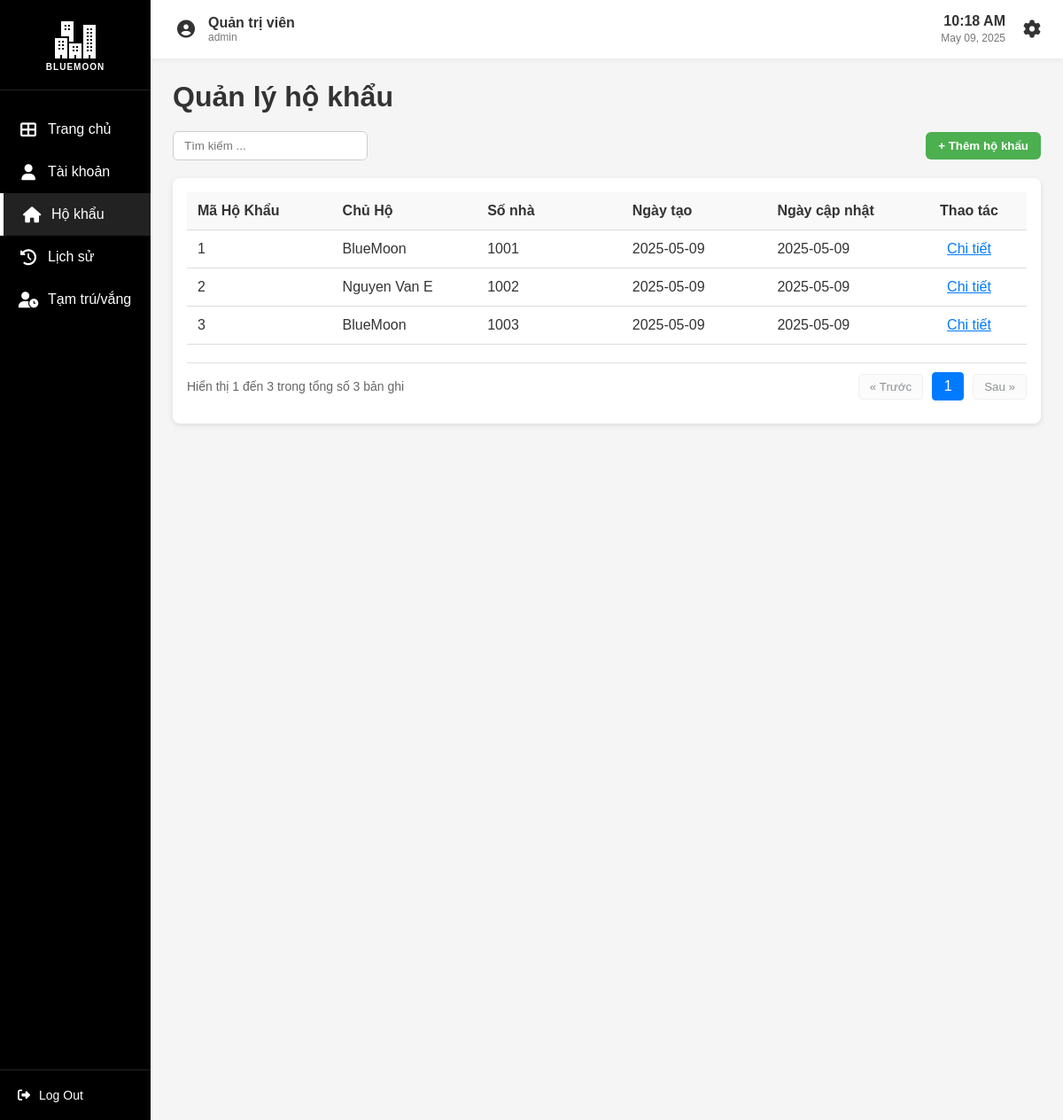
/hokhau (signed in), run on the app's committed database.
### app/model.py (models this page shows, shortened)
class TaiKhoan(db.Model, UserMixin):
    __tablename__ = 'taikhoan'
    id = db.Column(db.Integer, primary_key=True)
    username = db.Column(db.String(50), unique=True, nullable=False)
    password = db.Column(db.String(100), nullable=False)
    vaiTro = db.Column(db.String(50))
    hoTen = db.Column(db.String(100))
    nopphis = db.relationship('NopPhi', backref='taikhoan', lazy=True)

class HoKhau(db.Model):
    __tablename__ = 'hokhau'
    maHoKhau = db.Column(db.Integer, primary_key=True)
    chuHo = db.Column(db.Integer, nullable=False)
    soNha = db.Column(db.String(25), nullable=False)
    ngayLap = db.Column(db.Date)
    ngayCapNhat = db.Column(db.Date)
    lichsuhokhau = db.relationship('LichSuHoKhau', backref='hokhau', lazy=True)
    nhankhau = db.relationship('NhanKhau', backref='hokhau', lazy=True)

class NhanKhau(db.Model):
    __tablename__ = 'nhankhau'
    maNhanKhau = db.Column(db.Integer, primary_key=True)
    hoTen = db.Column(db.String(100), nullable=False)
    ngaySinh = db.Column(db.Date)
    gioiTinh = db.Column(db.String(10))
    quocTich = db.Column(db.String(100))
    noiSinh = db.Column(db.String(100))
    cmnd = db.Column(db.String(25))
    qhVoiChuHo = db.Column(db.String(50))
    trangThai = db.Column(db.String(50))        # 'Thường trú', 'Tạm trú', 'Tạm vắng'
    maHoKhau = db.Column(db.Integer, db.ForeignKey('hokhau.maHoKhau'))
    lichsuhokhau = db.relationship('LichSuHoKhau', backref='nhankhau', lazy=True)
    tamtrutamvang = db.relationship('TamTruTamVang', backref='nhankhau', lazy=True)

### app/routes/hokhau_routes.py (the view)
@hk.route('/hokhau', methods=['GET'])
@login_required
def hokhau():
    hokhaus = HoKhauService.get_all_hokhaus()
    nhankhaus = NhanKhauService.get_all_nhankhau()
    return render_template('hokhau.html', hokhaus=hokhaus, nhankhaus=nhankhaus)

### app/services/hokhau_service.py (called while the page is built)
    @staticmethod
    def get_all_hokhaus():
        return HoKhau.query.all()

    @staticmethod
    def get_all_nhankhau():
        return NhanKhau.query.all()

### app/templates/hokhau.html (shortened to what this page needs)
{% extends "base.html" %}
{% block extra_css %}
<link rel="stylesheet" href="/static/css/hokhau.css">
{% endblock %}
{% block content %}
<div class="container">
    <h1>Quản lý hộ khẩu</h1>
    <div class="search-container">
        <input type="text" id="searchInput" class="search-box" placeholder="Tìm kiếm ...">
        <button class="add-button" onclick="openAddModal()">+ Thêm hộ khẩu</button>
    </div>
    <div class="card">
        <table class="account-table">
            <thead>
                <tr>
                    <th>Mã Hộ Khẩu</th>
                    <th>Chủ Hộ</th>
                    <th>Số nhà</th>
                    <th>Ngày tạo</th>
                    <th>Ngày cập nhật</th>
                    <th class="action-column">Thao tác</th>
                </tr>
            </thead>
            <tbody id="hokhau-table-body">
                {% for hokhau in hokhaus %}
                <tr class="hokhau-row" data-index="{{ loop.index0 }}">
                    <td>{{ hokhau.maHoKhau }}</td>
                    <td>
                        {% if hokhau.chuHo == 0 %}
                            BlueMoon
                        {% else %}
                            {% for nhankhau in nhankhaus %}
                                {% if nhankhau.maNhanKhau == hokhau.chuHo %}
                                    {{ nhankhau.hoTen }}
                                {% endif %}
                            {% endfor %}
                        {% endif %}
                    </td>
                    <td>{{ hokhau.soNha }}</td>
                    <td>{{ hokhau.ngayLap }}</td>
                    <td>{{ hokhau.ngayCapNhat }}</td>
                    <td class="action-column">
                        <a href="{{ url_for('hk.hokhau_chitiet', maHoKhau=hokhau.maHoKhau) }}" class="action-button">
                            Chi tiết
                        </a>
                    </td>
                </tr>
                {% endfor %}
            </tbody>
        </table>
        <div class="pagination-container">
            <div class="pagination-info">
                Hiển thị <span id="start-record">1</span> đến <span id="end-record">10</span> trong tổng số <span id="total-records">{{ hokhaus|length }}</span> bản ghi
            </div>
            <div class="pagination-controls">
                <button id="prev-page" class="pagination-button" disabled>&laquo; Trước</button>
                <div id="page-numbers" class="page-numbers">
                </div>
                <button id="next-page" class="pagination-button">Sau &raquo;</button>
            </div>
        </div>
    </div>
</div>
{% endblock %}

### app/templates/base.html (shortened to what this page needs)
<!DOCTYPE html>
<html lang="en">
<head>
    <link rel="stylesheet" href="/static/css/base.css">
    <link rel="stylesheet" href="https://cdnjs.cloudflare.com/ajax/libs/font-awesome/6.4.0/css/all.min.css">
    {% block extra_css %}{% endblock %}
</head>
<body>
    <div class="container">
        <div class="sidebar">
            <div class="logo">
                <img src="/static/images/apartment_white.png" alt="BlueMoon">
                <div class="logo-text"><span class="library-text">BLUEMOON</span></div>
            </div>
            <nav class="sidebar-menu">
                <ul>
                    <li>
                        <a href="{{ url_for('auth.home') }}" class="menu-item {% if request.endpoint == 'auth.home' %}active{% endif %}">
                            <i class="fas fa-th-large"></i>
                            <span>Trang chủ</span>
                        </a>
                    </li>
                    {% if current_user.vaiTro == 'admin' %}
                        <li>
                            <a href="{{ url_for('user.taikhoan') }}" class="menu-item {% if request.endpoint == 'user.taikhoan' %}active{% endif %}">
                                <i class="fas fa-user"></i>
                                <span>Tài khoản</span>
                            </a>
                        </li>
                        <li>
                            <a href="{{ url_for('hk.hokhau') }}" class="menu-item {% if request.endpoint == 'hk.hokhau' %}active{% endif %}">
                                <i class="fas fa-house"></i>
                                <span>Hộ khẩu</span>
                            </a>
                        </li>
                        <li>
                            <a href="{{ url_for('hk.lichsuhokhau') }}" class="menu-item {% if request.endpoint == 'hk.lichsuhokhau' %}active{% endif %}">
                                <i class="fas fa-history"></i>
                                <span>Lịch sử</span>
                            </a>
                        </li>
                        <li>
                            <a href="{{ url_for('hk.tamtrutamvang') }}" class="menu-item {% if request.endpoint == 'hk.tamtrutamvang' %}active{% endif %}">
                                <i class="fas fa-user-clock"></i>
                                <span>Tạm trú/vắng</span>
                            </a>
                        </li>
                    {% endif %}
                </ul>
            </nav>
            <div class="sidebar-footer">
                <a href="{{ url_for('auth.logout') }}" class="logout-btn">
                    <i class="fas fa-sign-out-alt"></i>
                    <span>Log Out</span>
                </a>
            </div>
        </div>
        <div class="main-content">
            <header class="top-header">
                <div class="user-info">
                    <div class="user-avatar">
                        <i class="fas fa-user-circle"></i>
                    </div>
                    <div class="user-details">
                        <div class="user-name">{{ current_user.hoTen if current_user else 'KháchKhách' }}</div>
                        <div class="user-role">{{ current_user.vaiTro if current_user else '' }}</div>
                    </div>
                </div>
                <div class="header-right">
                    <div class="datetime">
                        <span class="time">{{ current_time }}</span>
                        <span class="date">{{ current_date }}</span>
                    </div>
                    <div class="settings">
                        <a href="#">
                            <i class="fas fa-cog"></i>
                        </a>
                    </div>
                </div>
            </header>
            <div class="content">
                {% block content %}{% endblock %}
            </div>
        </div>
    </div>
</body>
</html>

### app/static/css/base.css (style rules this page uses)
* { margin: 0; padding: 0; box-sizing: border-box; font-family: 'Arial', sans-serif; }
body { background-color: #f5f5f5; color: #333; }
.container { display: flex; height: 100vh; width: 100%; }
.sidebar { width: 170px; height: 100vh; background-color: #000; color: white; display: flex; flex-direction: column; position: fixed; left: 0; top: 0; }
.logo { padding: 20px 15px; border-bottom: 1px solid #222; display: flex; flex-direction: column; align-items: center; text-align: center; }
.logo img { width: 50px; margin-bottom: 5px; }
.logo-text { font-size: 18px; font-weight: bold; color: white; display: block; }
.library-text { font-size: 10px; display: block; margin-top: -5px; text-transform: uppercase; letter-spacing: 1px; }
.sidebar-menu { flex-grow: 1; padding-top: 20px; }
.sidebar-menu ul { list-style: none; }
.menu-item { display: flex; align-items: center; padding: 15px 20px; color: white; text-decoration: none; transition: all 0.3s; }
.menu-item:hover, .menu-item.active { background-color: #222; border-left: 4px solid #fff; }
.menu-item i { margin-right: 10px; font-size: 18px; width: 24px; text-align: center; }
.sidebar-footer { padding: 20px; border-top: 1px solid #222; }
.logout-btn { display: flex; align-items: center; color: white; text-decoration: none; font-size: 14px; }
.logout-btn i { margin-right: 10px; }
.main-content { flex-grow: 1; margin-left: 170px; width: calc(100% - 170px); overflow-y: auto; }
.top-header { background-color: #fff; padding: 15px 25px; display: flex; justify-content: space-between; align-items: center; box-shadow: 0 2px 5px rgba(0,0,0,0.05); }
.user-info { display: flex; align-items: center; }
.user-avatar { width: 30px; height: 30px; border-radius: 50%; margin-right: 10px; display: flex; align-items: center; justify-content: center; color: #333; font-size: 20px; }
.user-details { display: flex; flex-direction: column; }
.user-name { font-weight: bold; font-size: 16px; }
.user-role { font-size: 12px; color: #777; }
.header-right { display: flex; align-items: center; }
.datetime { margin-right: 20px; text-align: right; }
.time { font-weight: bold; font-size: 16px; display: block; }
.date { font-size: 12px; color: #777; }
.settings i { font-size: 20px; color: #333; }
.content { padding: 25px; }

### app/static/css/hokhau.css (style rules this page uses)
.search-container { margin-top: 20px; display: flex; gap: 10px; align-items: center; }
.search-box { padding: 8px 12px; width: 220px; border: 1px solid #ccc; border-radius: 6px; }
.add-button { margin-left: auto; background-color: #4CAF50; color: white; padding: 8px 14px; border: none; border-radius: 6px; cursor: pointer; font-weight: bold; }
.card { width: 100%; background-color: #fff; padding: 16px; border-radius: 8px; box-shadow: 0 2px 6px rgba(0,0,0,0.1); margin-top: 20px; }
.account-table { width: 100%; border-collapse: collapse; table-layout: fixed; }
.account-table th, .account-table td { padding: 12px; border-bottom: 1px solid #ddd; text-align: left; white-space: nowrap; overflow: hidden; text-overflow: ellipsis; }
.account-table th { background-color: #f9f9f9; font-weight: 600; }
.account-table th.action-column, .account-table td.action-column { width: 130px; text-align: center; }
.action-column { text-align: center; width: 80px; gap: 4px; }
.action-button { background: none; border: none; cursor: pointer; font-size: 16px; color: #007bff; }
.container { display: flex; flex-direction: column; height: 100vh; width: 100%; }
.pagination-container { display: flex; justify-content: space-between; align-items: center; margin-top: 20px; padding: 10px 0; border-top: 1px solid #e0e0e0; }
.pagination-info { font-size: 14px; color: #666; }
.pagination-controls { display: flex; align-items: center; gap: 10px; }
.pagination-button { padding: 6px 12px; background-color: #f8f9fa; border: 1px solid #dee2e6; border-radius: 4px; cursor: pointer; color: #212529; transition: background-color 0.2s; }
.pagination-button:disabled { opacity: 0.5; cursor: not-allowed; }
.page-numbers { display: flex; gap: 5px; }
.hokhau-row { display: none; }
.hokhau-row.visible { display: table-row; }

### data on the page
TaiKhoan: hoTen "Quản trị viên", vaiTro "admin"
HoKhau: maHoKhau "1", chuHo "BlueMoon", soNha "1001", ngayLap "2025-05-09", ngayCapNhat "2025-05-09"
HoKhau: maHoKhau "2", soNha "1002", ngayLap "2025-05-09", ngayCapNhat "2025-05-09"
NhanKhau: hoTen "Nguyen Van E"
HoKhau: maHoKhau "3", chuHo "BlueMoon", soNha "1003", ngayLap "2025-05-09", ngayCapNhat "2025-05-09"

### other printed values
{{ hokhaus|length }} "3"
